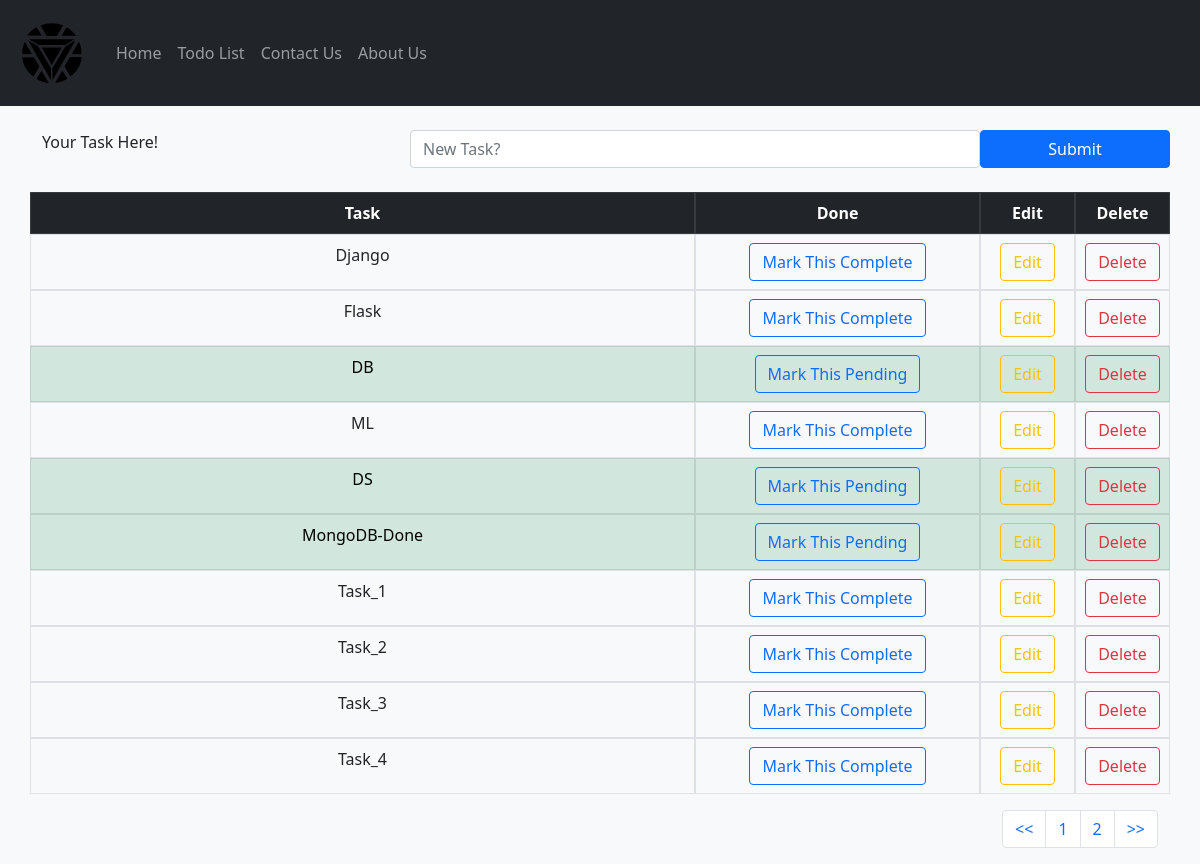
/todolist/, run on the app's committed database.
### todolist_app/models.py (models this page shows, shortened)
class TaskList(models.Model):
    task = models.CharField(max_length = 300)
    done = models.BooleanField(default = False)

### todolist_app/views.py (the view)
# urls.py: path('todolist/', include('todolist_app.urls')),
def todolist(request):
    if request.method == "POST":
        form = TaskForm(request.POST or None)
        if form.is_valid():
            form.save()
        messages.success(request,("New Task Added!"))
        return redirect('todolist')
    else:
        all_tasks = TaskList.objects.all()
        paginator = Paginator(all_tasks, 10)
        page = request.GET.get('page')
        all_tasks = paginator.get_page(page)
        return render(request, 'todolist.html', {'all_tasks':all_tasks})

### todolist_app/templates/todolist.html (shortened to what this page needs)
{% extends "base.html" %}
{% block content %}
    <div class="container">
        <br>
        <form method="POST" class="row">
            <label class="col col-lg-4">Your Task Here!</label>
            <input type="text" class="form-control col" name="task" placeholder="New Task?">
            <button type="submit" class="btn btn-primary col col-lg-2">Submit</button>
        </form>
        <br>
            <table class="table table-hover table-bordered text-center">
                <thead class="table-dark">
                    <tr class="row">
                        <th class="col-7">Task</th>
                        <th class="col-3">Done</th>
                        <th class="col-1">Edit</th>
                        <th class="col-1">Delete</th>
                    </tr>
                </thead>
                <tbody>
                {% if all_tasks %}
                    {%for obj in all_tasks %}
                        {% if obj.done %}
                            <tr class="table-success row" >
                                <td class="col-7">{{obj.task}}</td>
                                <td class="col-3"><a href="{% url 'pending_task' obj.id %}"><button type="button" class="btn btn-outline-primary">Mark This Pending</button></a></td>
                                <td class="col-1"><a href="{% url 'edit_task' obj.id %}"><button type="button" class="btn btn-outline-warning">Edit</button></a></td>
                                <td class="col-1"><a href="{% url 'delete_task' obj.id %}"><button type="button" class="btn btn-outline-danger">Delete</button></a></td>
                            </tr>
                        {% else %}
                            <tr class="row">
                                <td class="col-7">{{obj.task}}</td>
                                <td class="col-3"><a href="{% url 'complete_task' obj.id %}"><button type="button" class="btn btn-outline-primary">Mark This Complete</button></a></td>
                                <td class="col-1"><a href="{% url 'edit_task' obj.id %}"><button type="button" class="btn btn-outline-warning">Edit</button></a></td>
                                <td class="col-1"><a href="{% url 'delete_task' obj.id %}"><button type="button" class="btn btn-outline-danger">Delete</button></a></td>
                            </tr>
                        {% endif %}
                    {% endfor %}
                {% endif %}
                </tbody>
            </table>
            <nav aria-label="Page navigation example">
                <ul class="pagination justify-content-end">
                    <li class="page-item"><a class="page-link" href="?page=1"><<</a></li>
                    <li class="page-item"><a class="page-link" href="?page={{ all_tasks.number }}">{{ all_tasks.number }}</a></li>
                    {% if all_tasks.has_next%}
                        <li class="page-item"><a class="page-link" href="?page={{ all_tasks.next_page_number }}">{{ all_tasks.next_page_number }}</a></li>
                    {% endif %}
                    <li class="page-item"><a class="page-link" href="?page={{ all_tasks.paginator.num_pages }}">>></a></li>
                </ul>
            </nav>
    </div>
{% endblock content %}

### templates/base.html (shortened to what this page needs)
{% load static %}
<!doctype html>
<html lang="en">
  <head>
    <link href="https://cdn.jsdelivr.net/npm/bootstrap@5.0.0-beta1/dist/css/bootstrap.min.css" rel="stylesheet">
    <nav class="navbar navbar-expand-lg navbar navbar-dark bg-dark">
        <div class="container-fluid">
          <a class="navbar-brand" href="{% url 'index'%}"><img src="{% static 'images/logo.png'%}" style="width: auto; height: 80px; alt=""></a>
          <div class="collapse navbar-collapse" id="navbarNavAltMarkup">
            <div class="navbar-nav">
              <a class="nav-link" href="{% url 'index'%}">Home</a>
              <a class="nav-link" href="{% url 'todolist'%}">Todo List</a>
              <a class="nav-link" href="{% url 'contact'%}">Contact Us</a>
              <a class="nav-link" href="{% url 'about'%}">About Us</a>
            </div>
          </div>
        </div>
      </nav>
  </head>
  <body class="bg-light text-dark">
    {% block content %}
    {% endblock content %}
  </body>
</html>

### data on the page
TaskList: task "Django"
TaskList: task "Flask"
TaskList: task "DB"
TaskList: task "ML"
TaskList: task "DS"
TaskList: task "MongoDB-Done"
TaskList: task "Task_1"
TaskList: task "Task_2"
TaskList: task "Task_3"
TaskList: task "Task_4"

### other printed values
{{ all_tasks.number }} "1"
{{ all_tasks.next_page_number }} "2"
